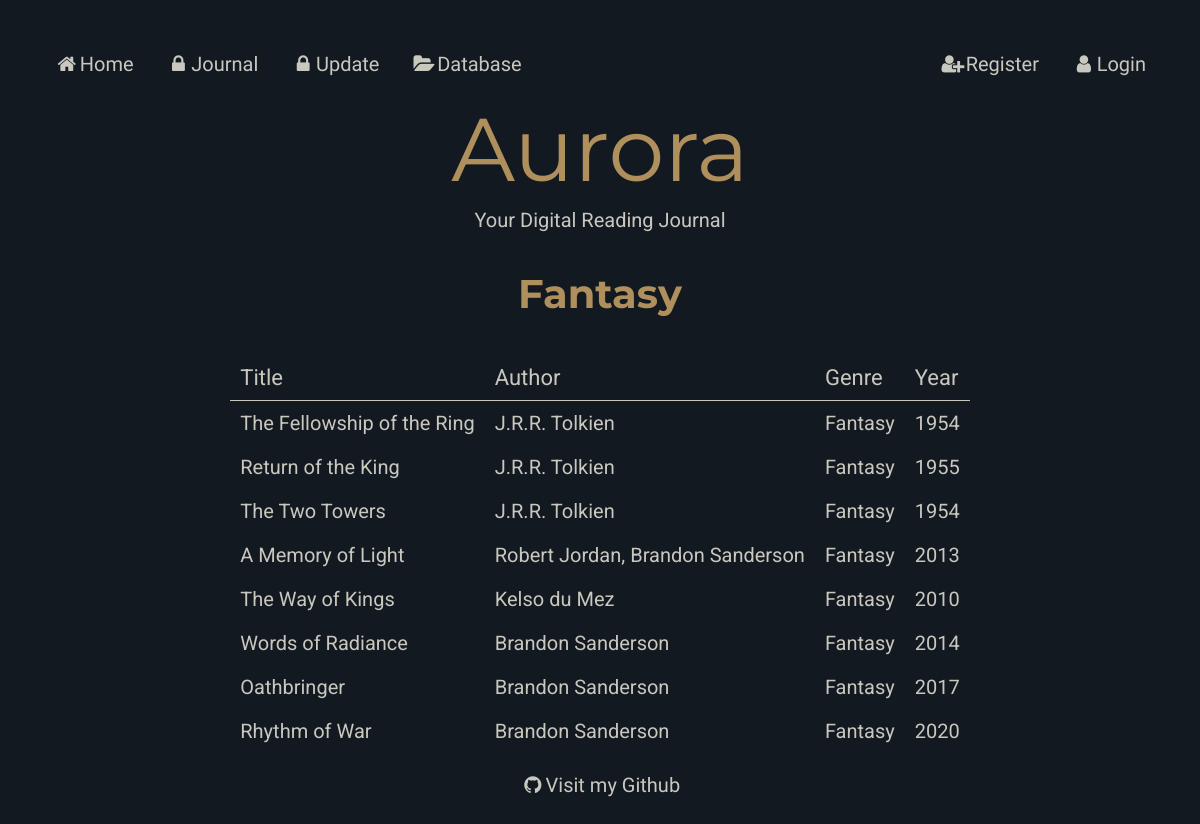
Page /genre/Fantasy on the earlier database version.
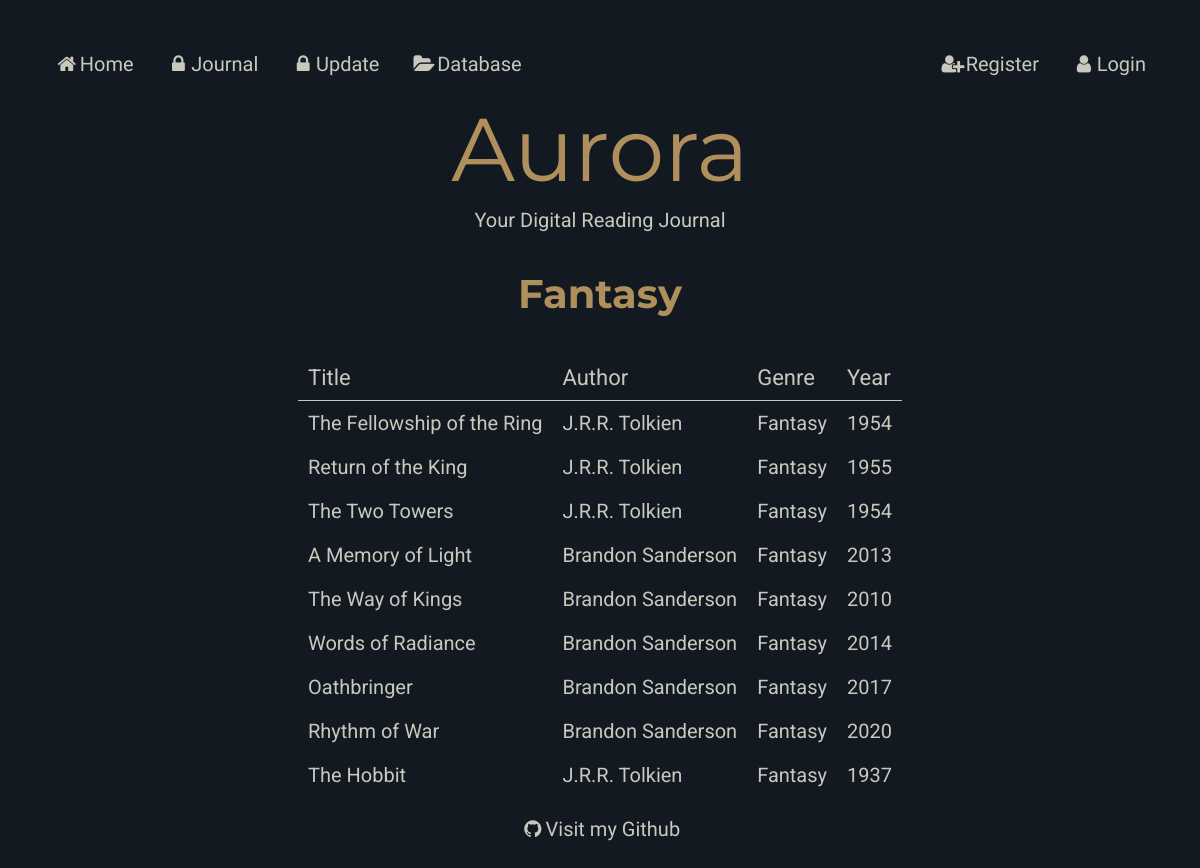
Same page on the later database version.
### models.py (models this page shows)
class Books (db.Model):
    __tablename__ = "Books"
    bookid = db.Column(db.Integer, primary_key=True)
    title = db.Column(db.String(80))
    synopsis = db.Column(db.String(80))
    year = db.Column(db.String(80))
    authors = db.relationship("Authors", secondary=BooksAuthors, back_populates="books" )
    users = db.relationship("Users", secondary=BooksUsers, back_populates="books")
    genres = db.relationship("Genres", secondary=BooksGenres, back_populates="books")

### main.py (the view)
@app.route('/genre/<name>')
def genre(name):
    genre = models.Genres.query.filter_by(name=name).first_or_404()
    return render_template('genre.html', genre=genre, page_title=genre.name)

### main.py (called while the page is built)
@app.context_processor
def add_current_user():
    if session.get('user'):  # if a user is logged in
        return dict(current_user=models.Users.query.get(session['user']))
    return dict(current_user=None)  # otherwise current user is none

### templates/genre.html
{% extends 'layout.html' %}
{% block content %}
<h1>{{genre.name}}</h1>
<table>
    <tr>
        <th colspan = 1>Title</th>
        <th colspan = 1>Author</th>
        <th colspan = 1>Genre</th>
        <th colspan = 1>Year</th>
    </tr>
    {% for book in genre.books %}
    <tr>
        <td><a href="/book/{{ book.title }}">{{ book.title }}</a></td>
        <td><a href="/author/{{book.authors|join(', ', attribute='name') }}">{{ book.authors|join(', ', attribute='name') }}</a></td>
        <td><a href="/genre/{{book.genres|join(', ', attribute='name') }}">{{ book.genres|join(', ', attribute='name') }}</a></td>
        <td>{{ book.year }} </td>
    </tr>
    {% endfor%}
</table>
{% endblock %}

Differences in the rows shown:
computed for Books "A Memory of Light": authors "Robert Jordan, Brandon Sanderson" → "Brandon Sanderson"
changed Books "The Way of Kings": authors "Kelso du Mez" → "Brandon Sanderson"
added Books: title "The Hobbit", authors "J.R.R. Tolkien", genres "Fantasy", year "1937"
